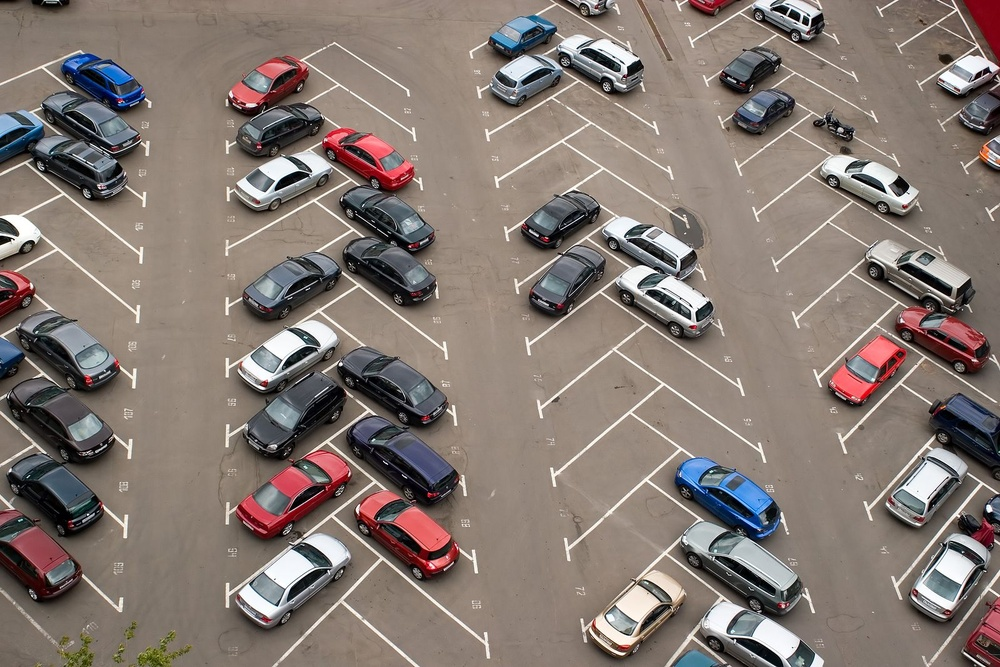
#> input picture Scripts/data/Pictures/Parked cars/Cars-parked-in-parking-lot.jpg, 1000 x 667 px, shrunk from 1600 x 1067 before the run, found by its file name
$ python parkeing_detection.py
#> lines starting #> are read from the running program, lines starting #| are printed output that depends on the picture
import cv2
import numpy as np
import matplotlib.pyplot as plt
#####
## Das Ziel dieses Skript wird in zwei aufgaben unterteilt die erreicht werden sollen
## 1. Erkenne die Parkplätze auf dem Bild
## 2. Erkenne ob ein Parkplatz besetzt ist oder nicht

## Was ist zu tun:
## 1. Wir müssen feststellen durch hochladen eines Bildes wo die Parkplätze sind.
#### 1.1. Wir werden durch die Linien auf den Boden die Parkplätze erkennen
#### 1.2. Die Parkplätze müssen dann Markiert werden das es ein Parkplatz ist

## 2. Wir müssen erkennen ob das Auto darauf ist oder nicht
#### 2.1. Die Autos müssen erkannt werden ob sie auf dem Parkplatz sind oder nicht
#### 2.2. Die Autos müssen dann markiert werden das sie auf dem Parkplatz sind
#### 2.3. Die Autos müssen dann markiert werden das sie nicht auf dem Parkplatz sind


import cv2
import numpy as np
import matplotlib.pyplot as plt

# Bild einlesen
path_without_cars = "Scripts/data/Pictures/Parked cars/Cars-parked-in-parking-lot.jpg"
img = cv2.imread(filename=path_without_cars)
#> img is the input picture: shape (667, 1000, 3); mean B, G, R 113.7, 120.3, 132.3

# Graustufenbild erstellen
gray = cv2.cvtColor(img, cv2.COLOR_BGR2GRAY)
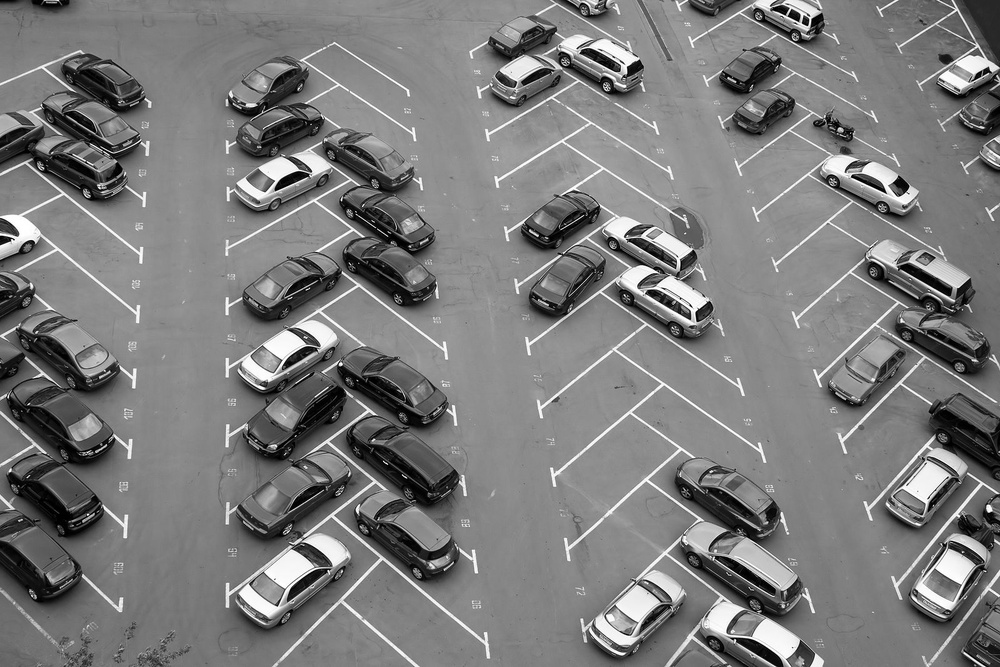
#> gray: shape (667, 1000); min 0, max 255, mean 123.1

# Bild glätten
kernel_size = 5
blur_gray = cv2.GaussianBlur(gray, (kernel_size, kernel_size), 0)

# Kanten mit Canny-Detektor finden
low_threshold = 50
high_threshold = 150
edges = cv2.Canny(blur_gray, low_threshold, high_threshold)
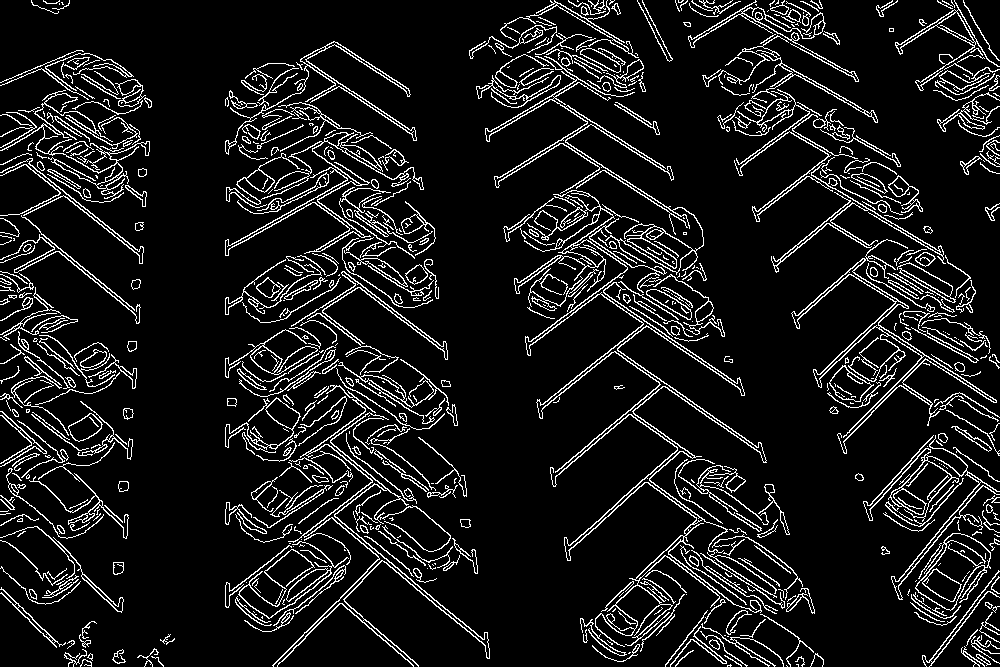
#> edges: shape (667, 1000); 9.8% white in thin lines or dots

# Hough-Transformation Parameter
rho = 1
theta = np.pi / 180
threshold = 15
min_line_length = 50
max_line_gap = 20
line_image = np.copy(img) * 0
#> line_image: shape (667, 1000, 3); every value is 0

# Hough-Transformation anwenden
lines = cv2.HoughLinesP(edges, rho, theta, threshold, np.array([]),
                        min_line_length, max_line_gap)
#> lines = 1592 rows, first 6: [379, 405, 464, 476], [921, 357, 972, 375], [649, 428, 743, 483], [273, 557, 323, 520], [45, 181, 130, 187], [860, 260, 928, 265]


for line in lines:
    for x1,y1,x2,y2 in line:
        cv2.line(line_image,(x1,y1),(x2,y2),(255,0,0),5)
#> this loop made 1592 passes
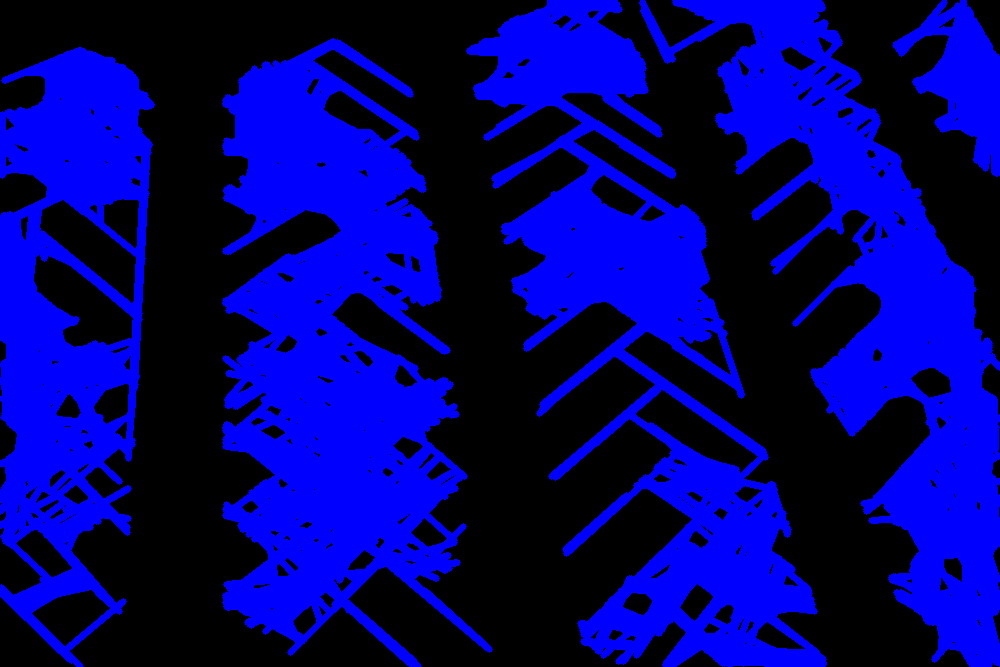
#> line_image: shape (667, 1000, 3); mean B, G, R 115.5, 0, 0

# Kombinieren der Linien mit dem Originalbild
lines_edges = cv2.addWeighted(img, 0.8, line_image, 1, 0)
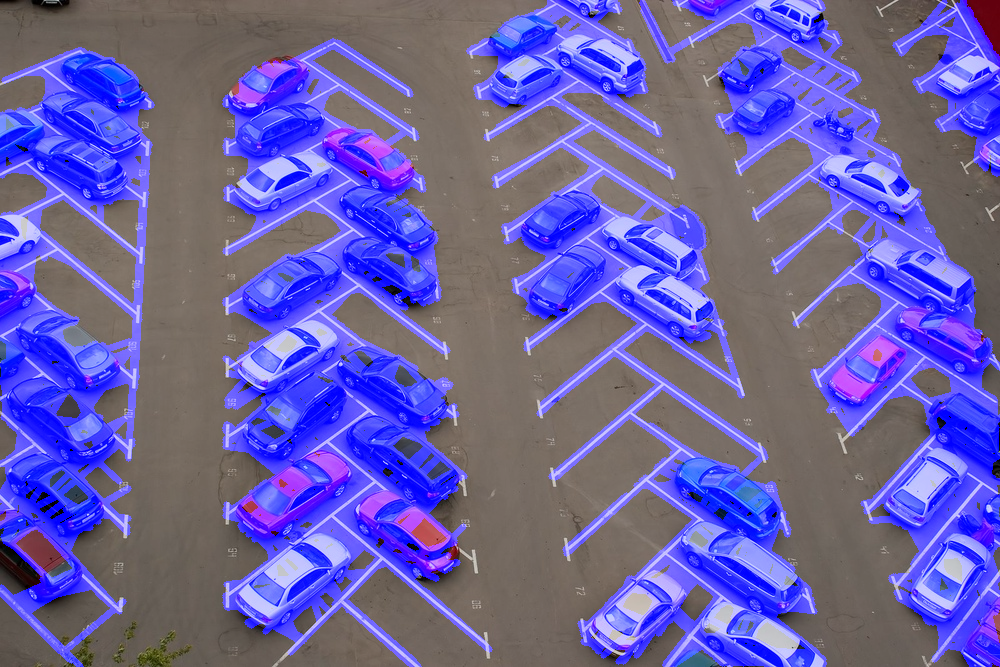
#> lines_edges: shape (667, 1000, 3); mean B, G, R 167.3, 96.2, 105.9

# Ergebnis anzeigen
plt.subplot(1, 1, 1)
plt.imshow(lines_edges)
plt.show()


# [28 lines of commented-out code are left out]

$ run again, with Scripts/data/Pictures/Parked cars/autobahn4.jpg copied over Scripts/data/Pictures/Parked cars/Cars-parked-in-parking-lot.jpg
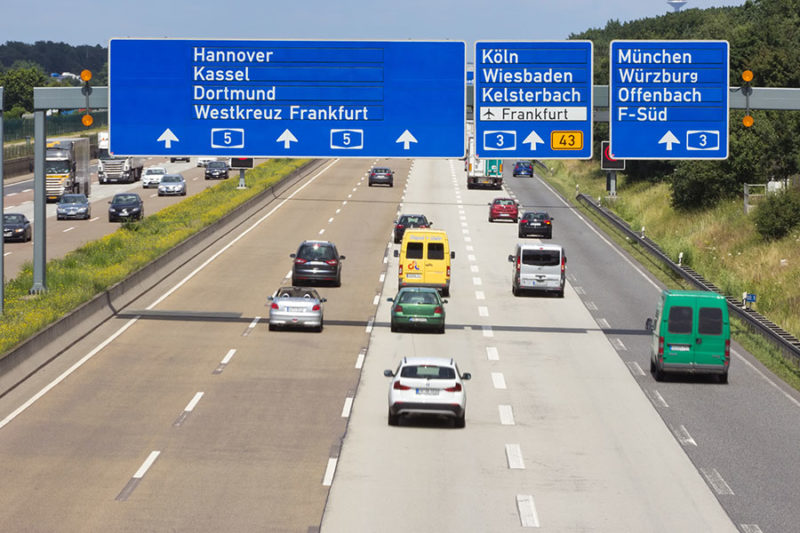
#> input picture Scripts/data/Pictures/Parked cars/autobahn4.jpg, 800 x 533 px, found by its file name
#> img is the input picture: shape (533, 800, 3); mean B, G, R 147.7, 143.2, 136.9
#> `edges = cv2.Canny(blur_gray, low_threshold, high_threshold)`:
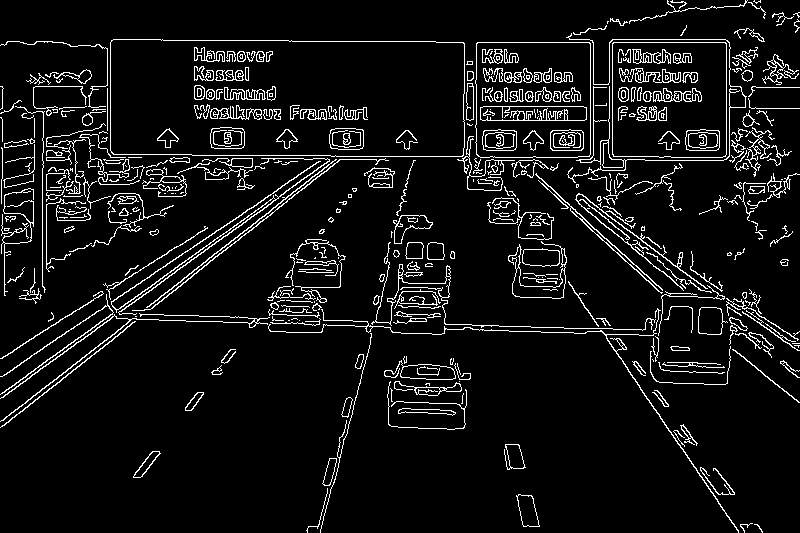
#> edges: shape (533, 800); 7.4% white in thin lines or dots
#> lines = 556 rows, first 6: [464, 128, 648, 39], [445, 324, 577, 328], [0, 376, 363, 131], [73, 369, 363, 142], [0, 421, 363, 138], [463, 114, 729, 353]
#> the loop `for line in lines:` made 556 passes
#> `lines_edges = cv2.addWeighted(img, 0.8, line_image, 1, 0)`:
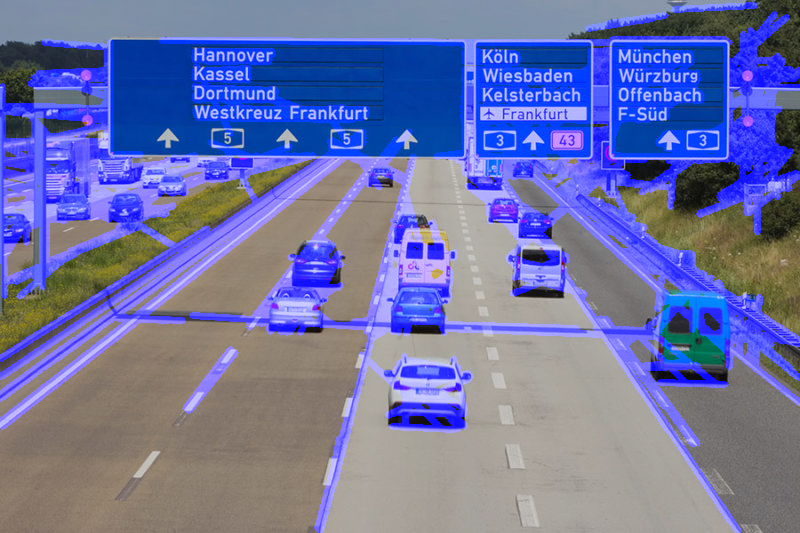
#> lines_edges: shape (533, 800, 3); mean B, G, R 167.3, 114.5, 109.6

$ run again, with Scripts/data/Pictures/Parked cars/image.png saved as Scripts/data/Pictures/Parked cars/Cars-parked-in-parking-lot.jpg
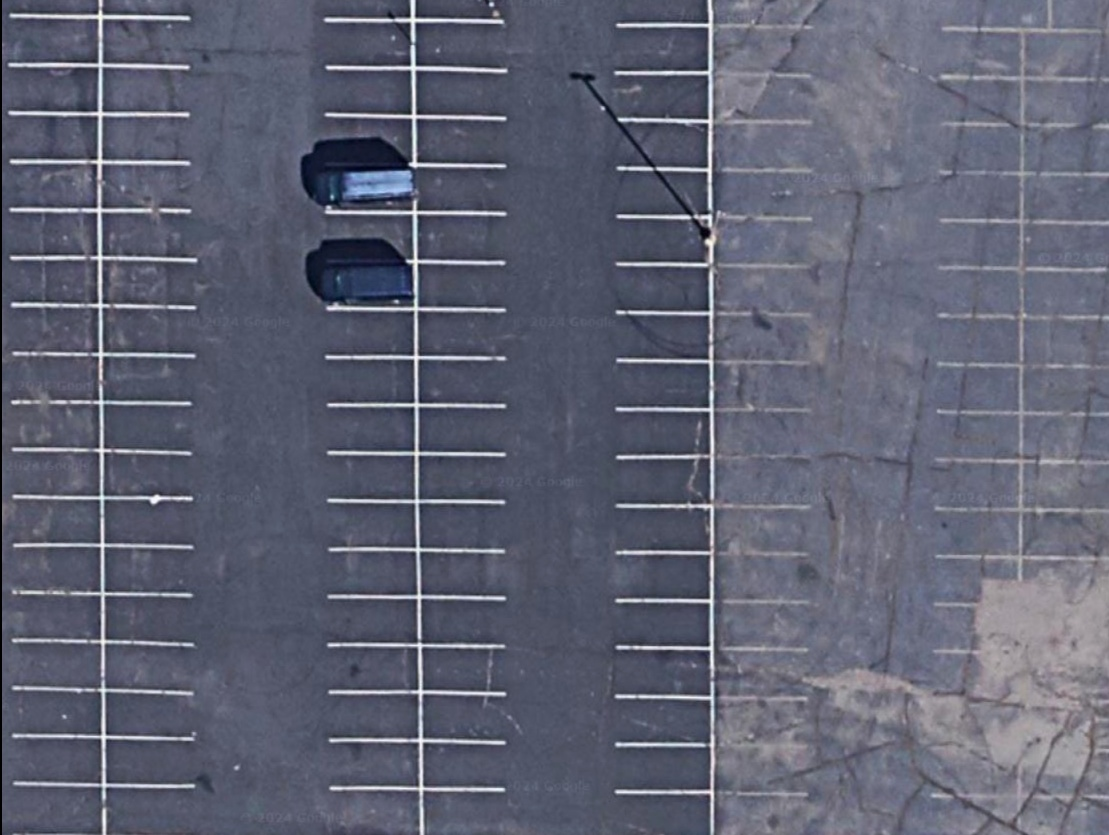
#> input picture Scripts/data/Pictures/Parked cars/image.png, 1109 x 835 px, found by its file name
#> img is the input picture: shape (835, 1109, 3); mean B, G, R 115, 98.1, 95.4
#> `edges = cv2.Canny(blur_gray, low_threshold, high_threshold)`:
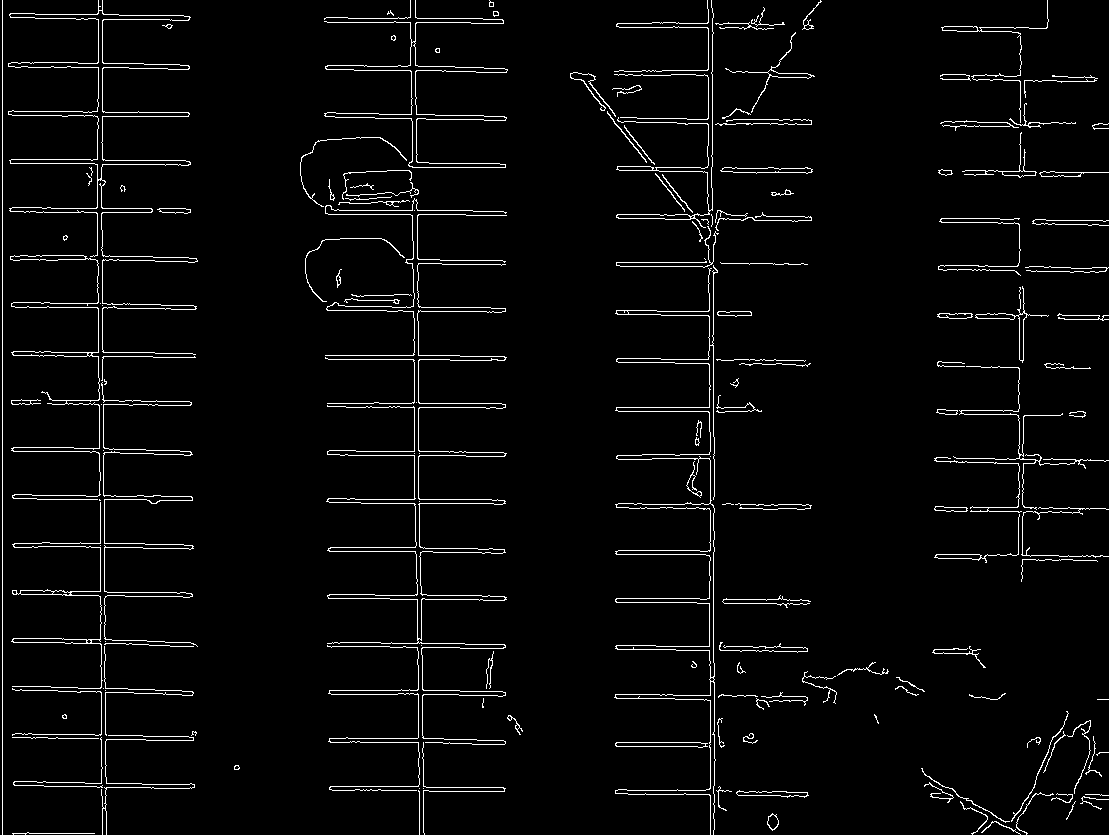
#> edges: shape (835, 1109); 3.4% white in thin lines or dots
#> lines = 253 rows, first 6: [2, 834, 2, 0], [712, 166, 712, 8], [414, 505, 414, 293], [709, 700, 709, 542], [710, 834, 710, 661], [713, 458, 713, 235]
#> the loop `for line in lines:` made 253 passes
#> `lines_edges = cv2.addWeighted(img, 0.8, line_image, 1, 0)`:
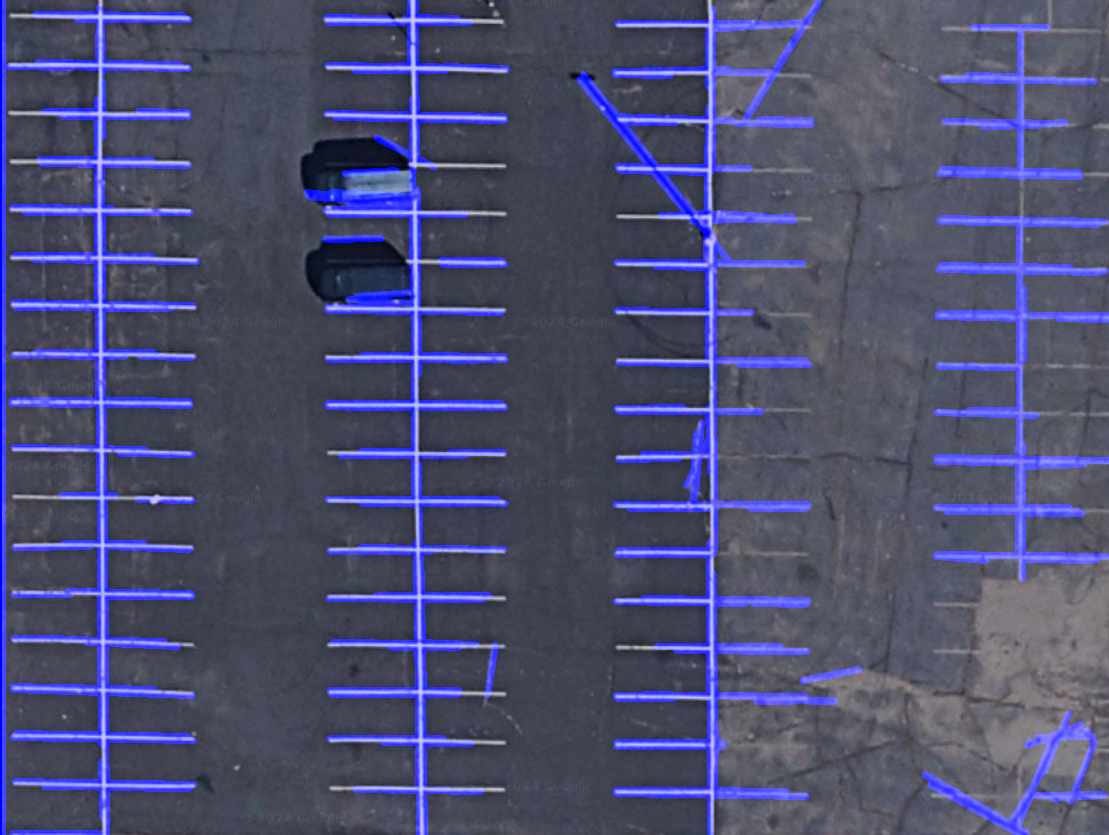
#> lines_edges: shape (835, 1109, 3); mean B, G, R 114.2, 78.5, 76.3
